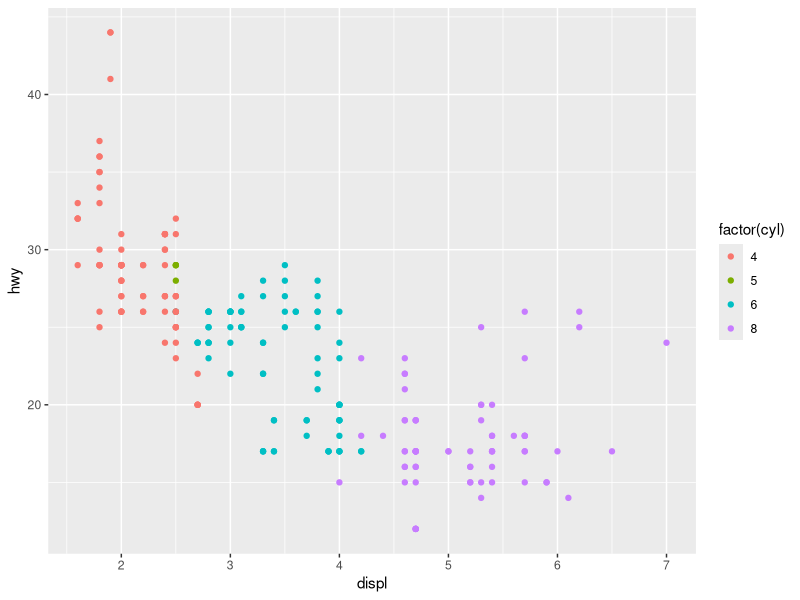
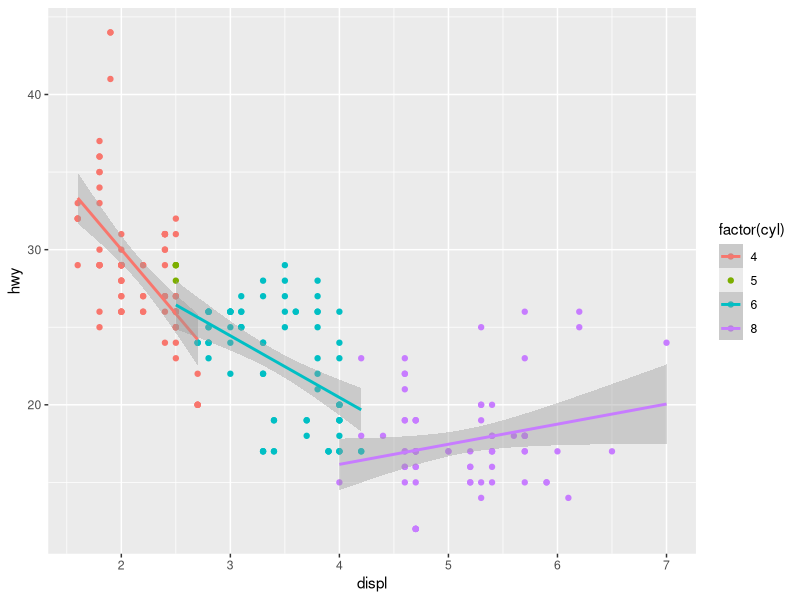
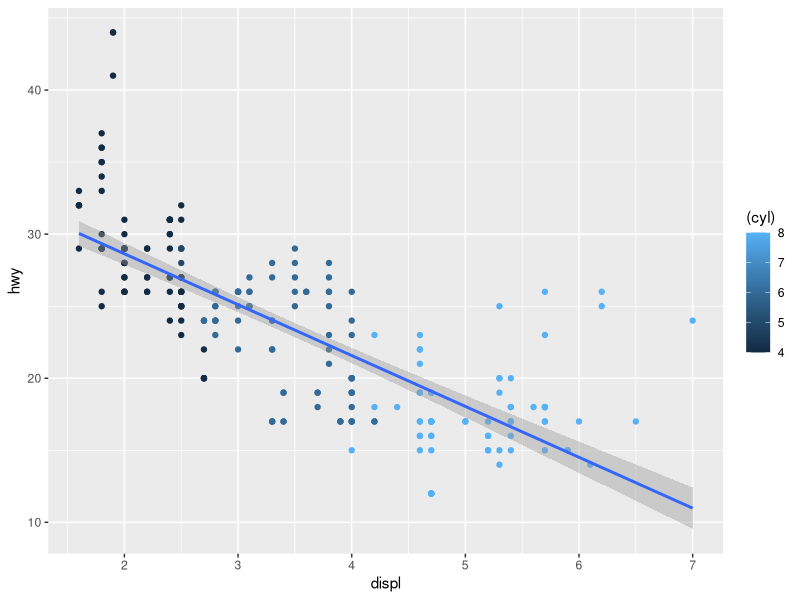
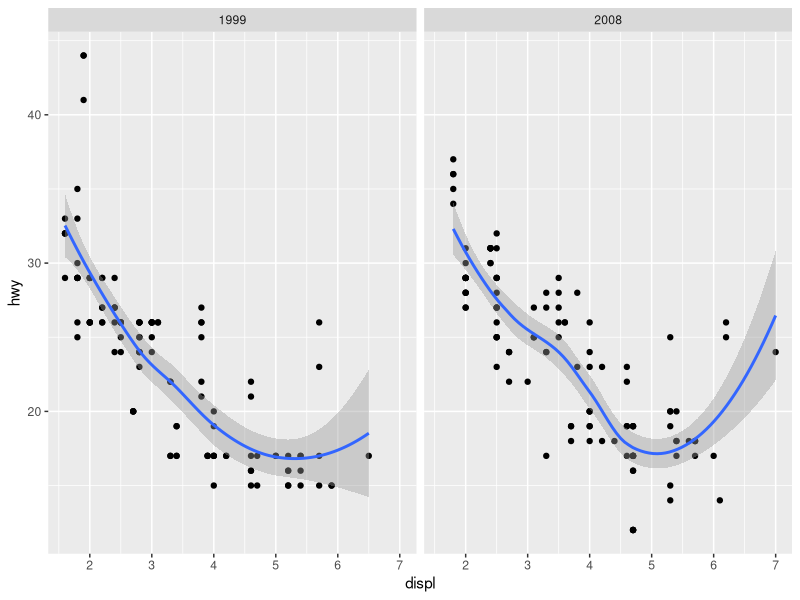
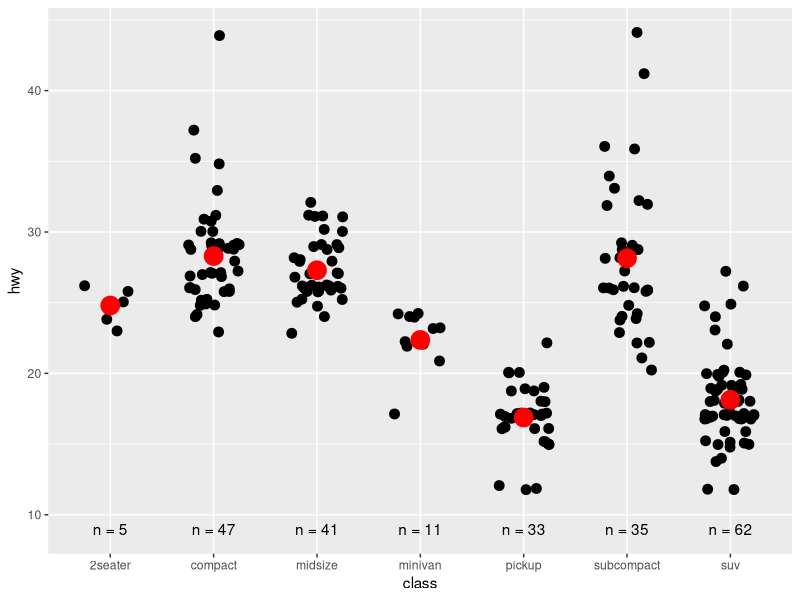
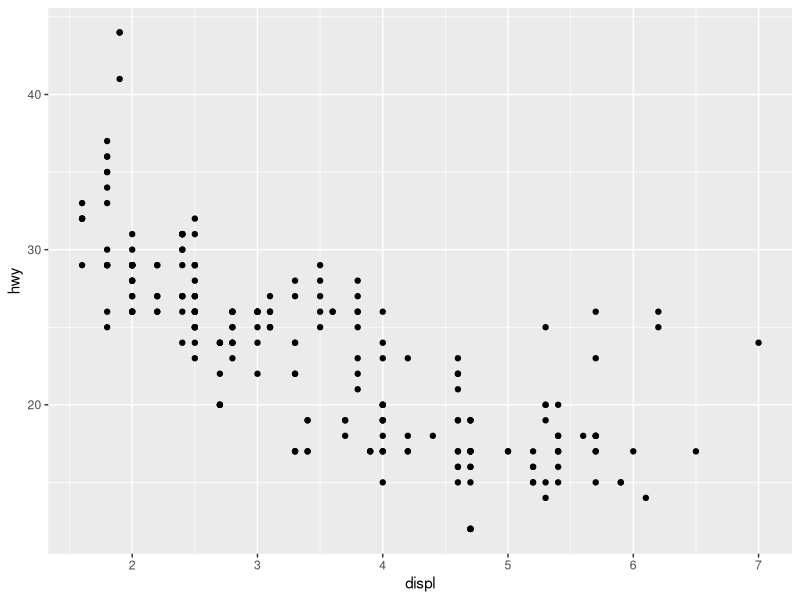
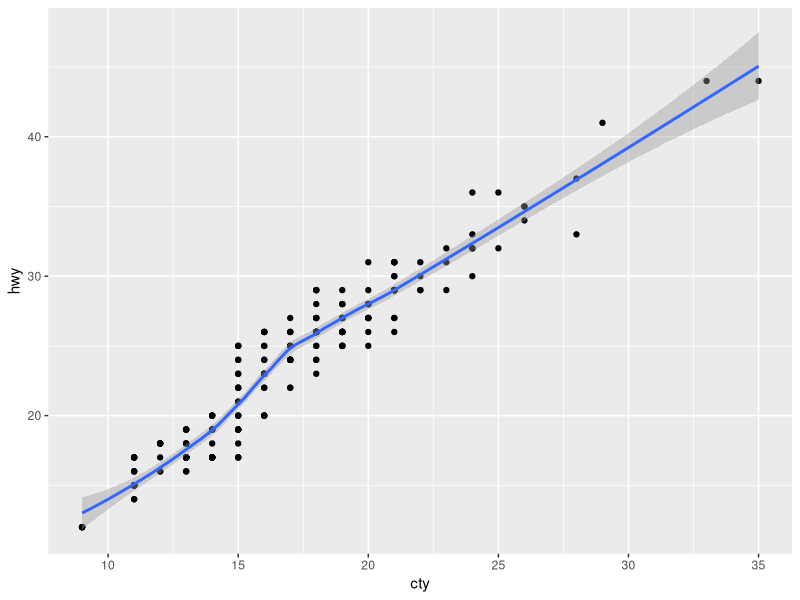
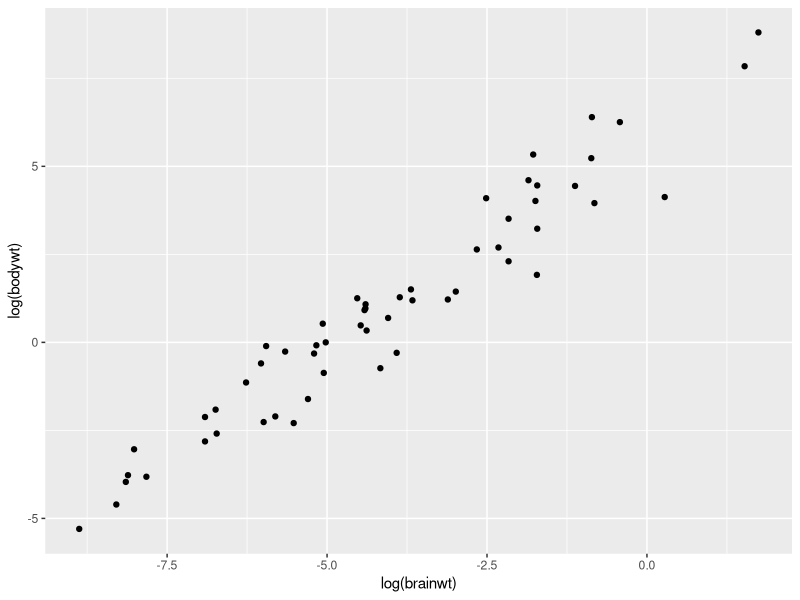

Source code (R) for these figures, in order:
## ---- chunk 1
library(ggplot2) 
library(tidyverse)
## ---- chunk 2
glimpse(mpg)
## ---- chunk 3
ggplot(mpg, aes(x=displ, y=hwy, color = factor(cyl))) + 
  geom_point()
## ---- chunk 4
ggplot(mpg, aes(displ, hwy, colour = factor(cyl))) + 
  geom_point() + 
  geom_smooth(method = "lm")
## ---- chunk 5
ggplot(mpg, aes(displ, hwy, colour = (cyl))) + 
  geom_point() + 
  geom_smooth(method = "lm")
## ---- chunk 6
ggplot(mpg, aes(displ, hwy)) + 
  geom_point() + 
  geom_smooth() + 
  facet_wrap(~year)
## ---- chunk 7
class <- mpg %>% 
  group_by(class) %>% 
  summarize(n = n(), hwy = mean(hwy))
## ---- chunk 8
ggplot(mpg, aes(class, hwy)) + 
  geom_jitter(size = 3, width = .25, height = .25 ) + 
  geom_point(data = class, aes(class, hwy), color = "red", size = 6) + 
  geom_text(data = class, aes(y = 9, label = paste("n = ", n, sep = "") ))
## ---- chunk 9
#Starting: 
#ggplot(mpg) + 
#  geom_point(aes(mpg$displ, mpg$hwy))

ggplot(mpg, aes(displ, hwy)) + 
  geom_point()
## ---- chunk 10
#Original: 
#ggplot() + 
# geom_point(mapping = aes(y = hwy, x = cty), data = mpg) +
# geom_smooth(data = mpg, mapping = aes(cty, hwy))

ggplot(mpg, aes(cty, hwy) ) + 
 geom_point() +
 geom_smooth()
## ---- chunk 11
# Original: 
#ggplot(diamonds, aes(carat, price)) + 
#  geom_point(aes(log(brainwt), log(bodywt)), data = msleep)

ggplot(msleep, aes(log(brainwt), log(bodywt))) + 
  geom_point()
## ---- chunk 12
ggplot(mpg) +
  geom_point(aes(class, cty)) + 
  geom_boxplot(aes(trans, hwy, color = trans))
## ---- chunk 13
ggplot(mpg, aes(class, cty)) +
  geom_jitter(width = .25) + 
  geom_boxplot(aes(color = trans))
## ---- chunk 14
ggplot(mpg) +
  geom_jitter(aes(drv, cty), width = .25) + 
  geom_jitter(aes(hwy, cty), width = .25)
## ---- chunk 15

#ggplot(mpg) +
#  geom_jitter(aes(hwy, cty), width = .25) + 
#  geom_jitter(aes(drv, cty), width = .25)
